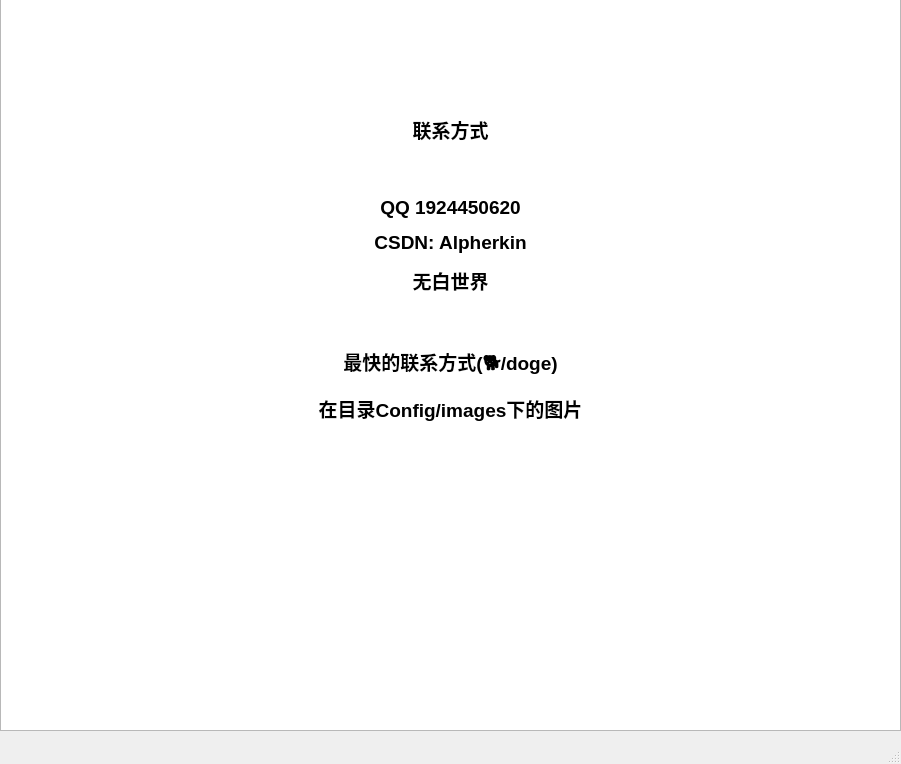
<?xml version="1.0" encoding="UTF-8"?>
<ui version="4.0">
 <class>MainWindow</class>
 <widget class="QMainWindow" name="MainWindow">
  <property name="geometry">
   <rect>
    <x>0</x>
    <y>0</y>
    <width>901</width>
    <height>764</height>
   </rect>
  </property>
  <property name="minimumSize">
   <size>
    <width>901</width>
    <height>764</height>
   </size>
  </property>
  <property name="maximumSize">
   <size>
    <width>901</width>
    <height>764</height>
   </size>
  </property>
  <property name="windowTitle">
   <string>南京工业大学</string>
  </property>
  <property name="windowIcon">
   <iconset>
    <normaloff>images/njtech.ico</normaloff>images/njtech.ico</iconset>
  </property>
  <widget class="QWidget" name="centralwidget">
   <widget class="QTextBrowser" name="textBrowser">
    <property name="geometry">
     <rect>
      <x>0</x>
      <y>-10</y>
      <width>901</width>
      <height>741</height>
     </rect>
    </property>
    <property name="minimumSize">
     <size>
      <width>901</width>
      <height>741</height>
     </size>
    </property>
    <property name="maximumSize">
     <size>
      <width>901</width>
      <height>741</height>
     </size>
    </property>
    <property name="html">
     <string>&lt;!DOCTYPE HTML PUBLIC &quot;-//W3C//DTD HTML 4.0//EN&quot; &quot;http://www.w3.org/TR/REC-html40/strict.dtd&quot;&gt;
&lt;html&gt;&lt;head&gt;&lt;meta name=&quot;qrichtext&quot; content=&quot;1&quot; /&gt;&lt;style type=&quot;text/css&quot;&gt;
p, li { white-space: pre-wrap; }
&lt;/style&gt;&lt;/head&gt;&lt;body style=&quot; font-family:'SimSun'; font-size:9pt; font-weight:400; font-style:normal;&quot;&gt;
&lt;p align=&quot;center&quot; style=&quot; margin-top:12px; margin-bottom:12px; margin-left:0px; margin-right:0px; -qt-block-indent:0; text-indent:0px;&quot;&gt;&lt;br /&gt;&lt;/p&gt;
&lt;p align=&quot;center&quot; style=&quot; margin-top:12px; margin-bottom:12px; margin-left:0px; margin-right:0px; -qt-block-indent:0; text-indent:0px;&quot;&gt;&lt;br /&gt;&lt;/p&gt;
&lt;p align=&quot;center&quot; style=&quot; margin-top:12px; margin-bottom:12px; margin-left:0px; margin-right:0px; -qt-block-indent:0; text-indent:0px;&quot;&gt;&lt;br /&gt;&lt;/p&gt;
&lt;p align=&quot;center&quot; style=&quot; margin-top:12px; margin-bottom:12px; margin-left:0px; margin-right:0px; -qt-block-indent:0; text-indent:0px;&quot;&gt;&lt;span style=&quot; font-size:14pt; font-weight:600;&quot;&gt;联系方式&lt;/span&gt;&lt;/p&gt;
&lt;p align=&quot;center&quot; style=&quot; margin-top:12px; margin-bottom:12px; margin-left:0px; margin-right:0px; -qt-block-indent:0; text-indent:0px;&quot;&gt;&lt;br /&gt;&lt;/p&gt;
&lt;p align=&quot;center&quot; style=&quot; margin-top:12px; margin-bottom:12px; margin-left:0px; margin-right:0px; -qt-block-indent:0; text-indent:0px;&quot;&gt;&lt;span style=&quot; font-size:14pt; font-weight:600;&quot;&gt;QQ 1924450620&lt;/span&gt;&lt;/p&gt;
&lt;p align=&quot;center&quot; style=&quot; margin-top:12px; margin-bottom:12px; margin-left:0px; margin-right:0px; -qt-block-indent:0; text-indent:0px;&quot;&gt;&lt;span style=&quot; font-size:14pt; font-weight:600;&quot;&gt;CSDN: Alpherkin&lt;/span&gt;&lt;/p&gt;
&lt;p align=&quot;center&quot; style=&quot; margin-top:12px; margin-bottom:12px; margin-left:0px; margin-right:0px; -qt-block-indent:0; text-indent:0px;&quot;&gt;&lt;span style=&quot; font-size:14pt; font-weight:600;&quot;&gt;无白世界&lt;/span&gt;&lt;/p&gt;
&lt;p align=&quot;center&quot; style=&quot; margin-top:12px; margin-bottom:12px; margin-left:0px; margin-right:0px; -qt-block-indent:0; text-indent:0px;&quot;&gt;&lt;br /&gt;&lt;/p&gt;
&lt;p align=&quot;center&quot; style=&quot; margin-top:12px; margin-bottom:12px; margin-left:0px; margin-right:0px; -qt-block-indent:0; text-indent:0px;&quot;&gt;&lt;span style=&quot; font-size:14pt; font-weight:600;&quot;&gt;最快的联系方式(🐕/doge)&lt;/span&gt;&lt;/p&gt;
&lt;p align=&quot;center&quot; style=&quot; margin-top:12px; margin-bottom:12px; margin-left:0px; margin-right:0px; -qt-block-indent:0; text-indent:0px;&quot;&gt;&lt;span style=&quot; font-size:14pt; font-weight:600;&quot;&gt;在目录Config/images下的图片&lt;/span&gt;&lt;/p&gt;
&lt;p align=&quot;center&quot; style=&quot; margin-top:12px; margin-bottom:12px; margin-left:0px; margin-right:0px; -qt-block-indent:0; text-indent:0px;&quot;&gt;&lt;br /&gt;&lt;/p&gt;
&lt;p align=&quot;center&quot; style=&quot; margin-top:12px; margin-bottom:12px; margin-left:0px; margin-right:0px; -qt-block-indent:0; text-indent:0px;&quot;&gt;&lt;img src=&quot;:/打赏/AliPay.jpg&quot; /&gt;&lt;img src=&quot;:/打赏/WechatPay.png&quot; /&gt;&lt;/p&gt;
&lt;p style=&quot; margin-top:12px; margin-bottom:12px; margin-left:0px; margin-right:0px; -qt-block-indent:0; text-indent:0px;&quot;&gt;&lt;br /&gt;&lt;/p&gt;&lt;/body&gt;&lt;/html&gt;</string>
    </property>
   </widget>
  </widget>
  <widget class="QMenuBar" name="menubar">
   <property name="geometry">
    <rect>
     <x>0</x>
     <y>0</y>
     <width>901</width>
     <height>26</height>
    </rect>
   </property>
  </widget>
  <widget class="QStatusBar" name="statusbar"/>
 </widget>
 <resources>
  <include location="images/resourse.qrc"/>
 </resources>
 <connections/>
</ui>
